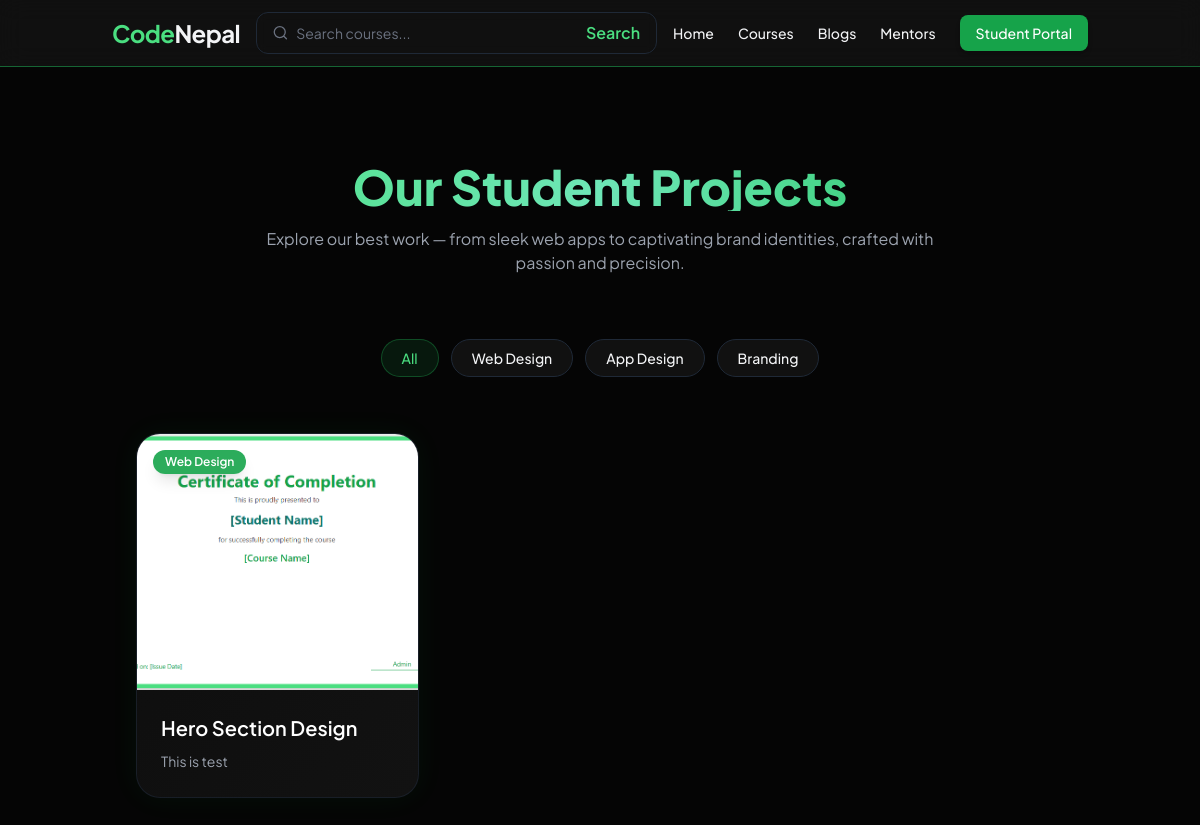
/projects/, run on the app's committed database.
### projects/models.py (models this page shows, shortened)
class Project(models.Model):
    CATEGORY_CHOICES = [
        ('web', 'Web Design'),
        ('app', 'App Design'),
        ('branding', 'Branding'),
    ]
    title = models.CharField(max_length=150)
    slug = models.SlugField(unique=True, blank=True)
    description = models.TextField()
    category = models.CharField(max_length=20, choices=CATEGORY_CHOICES)
    image = models.ImageField(upload_to="projects/")
    created_at = models.DateTimeField(auto_now_add=True)

### projects/views.py (the view)
# urls.py: path('', views.project_gallery, name='project_gallery'),
def project_gallery(request):
    category = request.GET.get('category')  # Optional category filter
    if category:
        projects = Project.objects.filter(category=category).order_by('-created_at')
    else:
        projects = Project.objects.all().order_by('-created_at')
    categories = Project.CATEGORY_CHOICES
    context = {
        'projects': projects,
        'categories': categories,
        'selected_category': category,
    }
    return render(request, 'projects/gallery.html', context)

### templates/projects/gallery.html (shortened to what this page needs)
{% extends 'base.html' %}
{% load static %}
{% block content %}
{% include 'includes/nav.html' %}
<section class="relative bg-[#050505] text-gray-100 py-24 overflow-hidden">
  <div class="container mx-auto px-6 md:px-12">
    <div class="text-center mb-16">
      <h2 class="text-4xl md:text-5xl font-extrabold mb-4 bg-gradient-to-r from-green-400 via-emerald-300 to-green-500 bg-clip-text text-transparent">
      </h2>
      <p class="text-gray-400 max-w-2xl mx-auto text-sm md:text-base">
        Explore our best work — from sleek web apps to captivating brand identities, crafted with passion and precision.
      </p>
    </div>
    <div class="flex justify-center flex-wrap gap-3 mb-14" id="project-filters">
      <button class="filter-btn active bg-green-500/10 text-green-400 border border-green-500/30 px-5 py-2 rounded-full text-sm font-medium hover:bg-green-500/20 transition">
        All
      </button>
      <button class="filter-btn bg-[#111] border border-gray-800 px-5 py-2 rounded-full text-sm font-medium hover:border-green-500 hover:text-green-400 transition" data-filter="web">
        Web Design
      </button>
      <button class="filter-btn bg-[#111] border border-gray-800 px-5 py-2 rounded-full text-sm font-medium hover:border-green-500 hover:text-green-400 transition" data-filter="app">
        App Design
      </button>
      <button class="filter-btn bg-[#111] border border-gray-800 px-5 py-2 rounded-full text-sm font-medium hover:border-green-500 hover:text-green-400 transition" data-filter="branding">
        Branding
      </button>
    </div>
    <div id="project-gallery" class="grid sm:grid-cols-2 lg:grid-cols-3 gap-10 overflow-x-auto scrollbar-hide snap-x snap-mandatory md:overflow-visible">
      {% for project in projects %}
      <div class="project-card group relative bg-gradient-to-br from-[#0d0d0d] to-[#121212] border border-gray-800/60 rounded-3xl overflow-hidden shadow-[0_0_30px_rgba(0,255,100,0.05)] hover:shadow-[0_0_40px_rgba(0,255,150,0.15)] transition-all duration-500 snap-start hover:-translate-y-2 hover:border-green-700/60" data-category="{{ project.category }}">
        <div class="relative h-64 overflow-hidden">
          <img src="{{ project.image.url }}" alt="{{ project.title }}" class="w-full h-full object-cover transform transition-transform duration-700 group-hover:scale-110">
          <span class="absolute top-4 left-4 bg-green-600/90 text-white text-xs font-semibold px-3 py-1 rounded-full shadow-lg backdrop-blur-sm">
            {{ project.get_category_display }}
          </span>
        </div>
        <div class="p-6">
          <h3 class="text-xl font-semibold text-white mb-2 group-hover:text-green-400 transition-colors duration-300">
            {{ project.title }}
          </h3>
          <p class="text-gray-400 text-sm line-clamp-3 leading-relaxed">
            {{ project.description }}
          </p>
        </div>
      </div>
      {% empty %}
      <p class="col-span-full text-center text-gray-500 mt-10">No projects available yet.</p>
      {% endfor %}
    </div>
  </div>
</section>
{% endblock %}

### templates/base.html (style rules this page uses)
body { font-family: "Plus Jakarta Sans", sans-serif; background-color: #0a0a0a; color: #d1d5db; scroll-behavior: smooth; }

### templates/projects/gallery.html (style rules this page uses)
.scrollbar-hide { -ms-overflow-style: none; scrollbar-width: none; }

### data on the page
Project: image (picture), category "Web Design", title "Hero Section Design", description "This is test"
